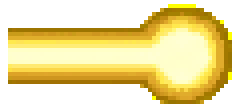
#> input picture tools/fx_src/beamGold.png, 60 x 28 px (shown 4 times larger); its folder holds 4 pictures in this run
$ python empacotar_fx.py
#> lines starting #> are read from the running program, lines starting #| are printed output that depends on the picture
"""Junta os efeitos (tools/fx_src/*.png) numa folha só: assets/fx/atlas.png + js/fxmeta.js.

Uso: python3 tools/empacotar_fx.py

Uma imagem só carrega mais rápido que dezenas de arquivos pequenos. O jogo desenha cada efeito
recortando a folha nas coordenadas de js/fxmeta.js (x, y, w, h).
"""
import os, json
from PIL import Image

ROOT = os.path.dirname(os.path.dirname(os.path.abspath(__file__)))
SRC = os.path.join(ROOT, 'tools', 'fx_src')
OUT = os.path.join(ROOT, 'assets', 'fx')
os.makedirs(OUT, exist_ok=True)

ims = {os.path.splitext(f)[0]: Image.open(os.path.join(SRC, f)).convert('RGBA') for f in sorted(os.listdir(SRC)) if f.endswith('.png')}
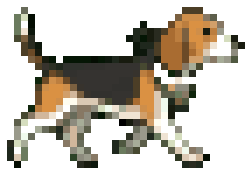
#> input picture tools/fx_src/dog0.png, 36 x 25 px (shown 7 times larger)
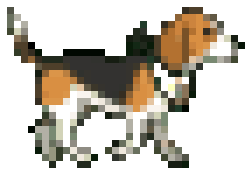
#> input picture tools/fx_src/dog1.png, 36 x 25 px (shown 7 times larger)
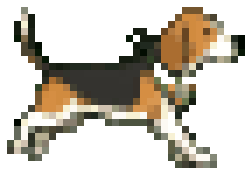
#> input picture tools/fx_src/dog2.png, 36 x 25 px (shown 7 times larger)
# prateleiras: do mais alto para o mais baixo, 2 px de folga entre os efeitos
W, PAD = 256, 2
x = y = shelf = 0
meta = {}
for n in sorted(ims, key=lambda k: (-ims[k].height, k)):
    w, h = ims[n].size
    if x + w > W: x, y, shelf = 0, y + shelf + PAD, 0
    meta[n] = {'x': x, 'y': y, 'w': w, 'h': h}
    x += w + PAD; shelf = max(shelf, h)
#> this loop made 4 passes
#> (n, w, h, x) on passes 1 to 4: ('beamGold', 60, 28, 62), ('dog0', 36, 25, 100), ('dog1', 36, 25, 138), ('dog2', 36, 25, 176)
#> after the loop, meta = 4 items; shelf = 28; x = 176; y = 0
atlas = Image.new('RGBA', (W, y + shelf), (0, 0, 0, 0))
#> atlas: PIL image 256x28 RGBA; every value is 0
for n, m in meta.items(): atlas.paste(ims[n], (m['x'], m['y']))
#> this loop made 4 passes
#> (n, m) on passes 1 to 4: ('beamGold', {'x': 0, 'y': 0, 'w': 60, 'h': 28}), ('dog0', {'x': 62, 'y': 0, 'w': 36, 'h': 25}), ('dog1', {'x': 100, 'y': 0, 'w': 36, 'h': 25}), ('dog2', {'x': 138, 'y': 0, 'w': 36, 'h': 25})
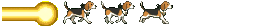
#> atlas: PIL image 256x28 RGBA; mean R, G, B, A 56.6, 50.8, 28.7, 75.5; transparent parts drawn white
atlas.save(os.path.join(OUT, 'atlas.png'), optimize=True)
open(os.path.join(ROOT, 'js', 'fxmeta.js'), 'w', encoding='utf-8').write('window.FX_META = ' + json.dumps(meta, separators=(',', ':')) + ';\n')
print(f'{len(meta)} efeitos -> atlas {W}x{y + shelf}')
#| 4 efeitos -> atlas 256x28
